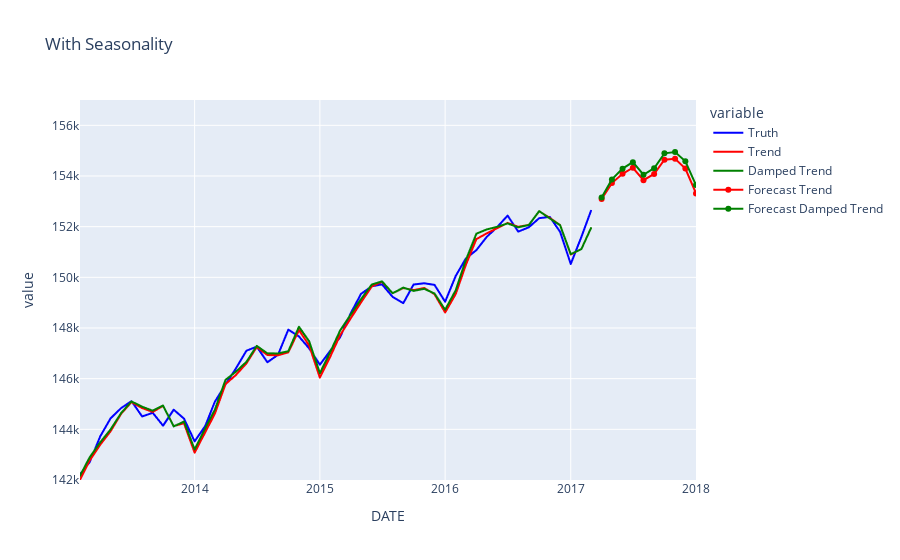

Notebook code for this chart:
### Code cell
import plotly.graph_objects as go

# Plotting our data

smoothData = pd.DataFrame([employment.values, trend.fittedvalues.values, dampedTrend.fittedvalues.values]).T
smoothData.columns = ['Truth', 'Trend', 'Damped Trend']
smoothData.index = employment.index

fig = px.line(smoothData, y = ['Truth', 'Trend', 'Damped Trend'], 
        x = smoothData.index,
        color_discrete_map={"Truth": 'blue',
                           'Trend': 'red',
                            'Damped Trend': 'green'
                           },
              title='With Seasonality'
       )

fig.update_xaxes(range=[smoothData.index[-50], forecast_t.index[-1]])
fig.update_yaxes(range=[142000, 157000])


# Incorporating the Forecasts

fig.add_trace(go.Scatter(x=forecast_t.index, y = forecast_t.values, name='Forecast Trend', line={'color':'red'}))
fig.add_trace(go.Scatter(x=forecast_dt.index, y = forecast_dt.values, name='Forecast Damped Trend', line={'color':'green'}))

### Figure 1 — Plotly figure (JSON) as saved in the notebook; plotly's stock layout.template omitted (floating-point values rounded to 4 significant figures; data arrays with more than 128 entries replaced by an {"elided": "..."} marker saying what was removed)
{"data": [{"hovertemplate": "variable=Truth<br>DATE=%{x}<br>value=%{y}<extra></extra>", "legendgroup": "Truth", "line": {"color": "blue", "dash": "solid"}, "marker": {"symbol": "circle"}, "mode": "lines", "name": "Truth", "showlegend": true, "type": "scattergl", "x": {"elided": "831 str values"}, "xaxis": "x", "y": {"elided": "831 int values"}, "yaxis": "y"}, {"hovertemplate": "variable=Trend<br>DATE=%{x}<br>value=%{y}<extra></extra>", "legendgroup": "Trend", "line": {"color": "red", "dash": "solid"}, "marker": {"symbol": "circle"}, "mode": "lines", "name": "Trend", "showlegend": true, "type": "scattergl", "x": {"elided": "831 str values"}, "xaxis": "x", "y": {"elided": "831 float values"}, "yaxis": "y"}, {"hovertemplate": "variable=Damped Trend<br>DATE=%{x}<br>value=%{y}<extra></extra>", "legendgroup": "Damped Trend", "line": {"color": "green", "dash": "solid"}, "marker": {"symbol": "circle"}, "mode": "lines", "name": "Damped Trend", "showlegend": true, "type": "scattergl", "x": {"elided": "831 str values"}, "xaxis": "x", "y": {"elided": "831 float values"}, "yaxis": "y"}, {"line": {"color": "red"}, "name": "Forecast Trend", "type": "scatter", "x": ["2017-04-01T00:00:00", "2017-05-01T00:00:00", "2017-06-01T00:00:00", "2017-07-01T00:00:00", "2017-08-01T00:00:00", "2017-09-01T00:00:00", "2017-10-01T00:00:00", "2017-11-01T00:00:00", "2017-12-01T00:00:00", "2018-01-01T00:00:00"], "y": [153100.0, 153700.0, 154100.0, 154300.0, 153800.0, 154100.0, 154600.0, 154700.0, 154300.0, 153300.0]}, {"line": {"color": "green"}, "name": "Forecast Damped Trend", "type": "scatter", "x": ["2017-04-01T00:00:00", "2017-05-01T00:00:00", "2017-06-01T00:00:00", "2017-07-01T00:00:00", "2017-08-01T00:00:00", "2017-09-01T00:00:00", "2017-10-01T00:00:00", "2017-11-01T00:00:00", "2017-12-01T00:00:00", "2018-01-01T00:00:00"], "y": [153200.0, 153900.0, 154300.0, 154500.0, 154100.0, 154300.0, 154900.0, 154900.0, 154600.0, 153600.0]}], "layout": {"legend": {"title": {"text": "variable"}, "tracegroupgap": 0}, "title": {"text": "With Seasonality"}, "xaxis": {"anchor": "y", "domain": [0, 1], "range": ["2013-02-01T00:00:00", "2018-01-01T00:00:00"], "title": {"text": "DATE"}}, "yaxis": {"anchor": "x", "domain": [0, 1], "range": [142000, 157000], "title": {"text": "value"}}}}
